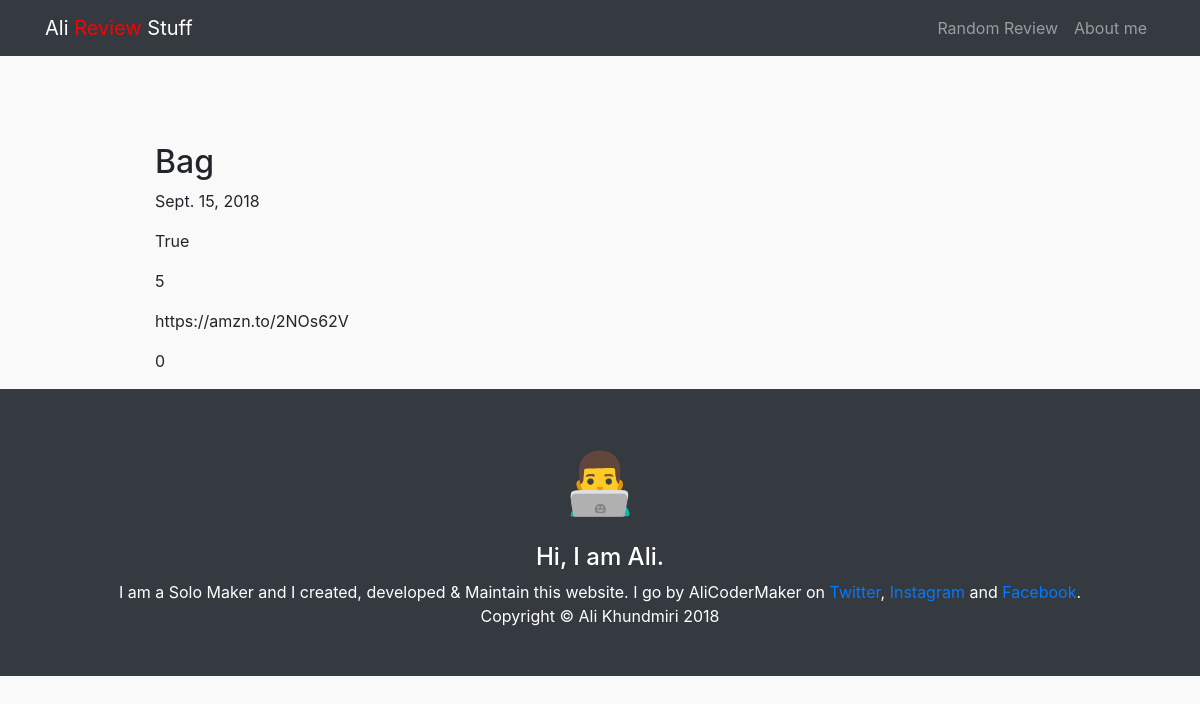
/review/3, run on the app's committed database.
### core/models.py (models this page shows, shortened)
class products(models.Model):
	user					=			models.ForeignKey(settings.AUTH_USER_MODEL, default=1, on_delete=models.CASCADE)
	product_name			=			models.CharField(max_length=50, blank=False, null=False, default="")
	mrp						=			models.PositiveIntegerField(default=0)
	selling_price			=			models.PositiveIntegerField(default=0)
	using_since				=			models.DateField(default=datetime.date.today)
	replacement_available	=			models.BooleanField(default=False)
	warranty_years			=			models.PositiveIntegerField(default=0)
	affiliate_url			=			models.URLField(max_length=10000, blank=False, null=False, help_text="Product Affiliate link.")
	number_of_reviews		=			models.PositiveIntegerField(default=0)
	image_url				=			models.URLField(max_length=10000, blank=False, null=False, default='http://placehold.it/230x260')
	image_display			=			models.TextField(max_length=1000, blank=True, null=True)
	public_display			=			models.BooleanField(default=False)
	timestamp				=			models.DateTimeField(auto_now=False, auto_now_add=True)
	updated					=			models.DateTimeField(auto_now=True, auto_now_add=False)
	class Meta:
		ordering = ["-timestamp", "-updated"]
		verbose_name = 'Product'
		verbose_name_plural = 'Products'

### core/views.py (the view)
# urls.py: path('review/<int:id>', views.product_review, name='product_review'),
def product_review(request, id=None):
	product = get_object_or_404(products, id=id)
	all_reviews = None
	if product:
		all_reviews = reviews.objects.filter(product_reference__id = id).exclude(public_display = False)
	context = {
		'product' : product,
		'all_reviews': all_reviews,
	}
	return render(request, 'core/productreview.html', context)

### core/templates/core/productreview.html (shortened to what this page needs)
{% extends 'base.html' %}
{% load customtags %}
{% block content_3 %}
<div class="container">
	<h2>{{product.product_name}}</h2>
	<p>{{product.using_since}}</p>
	<p>{{product.replacement_available}}</p>
	<p>{{product.warranty_years}}</p>
	<p>{{product.affiliate_url}}</p>
	<p>{{product.number_of_reviews}}</p>
</div>
{% endblock %}

### static/base/css/heroic-features.css (style rules this page uses)
body { padding-top: 54px; }
@media (min-width: 992px) { body { padding-top: 56px; } }

### templates/base.html (style rules this page uses)
body { background-color: #f9f9f9; padding-top: 90px; position: relative; }

### data on the page
products: product_name "Bag", using_since "Sept. 15, 2018", replacement_available "True", warranty_years "5", affiliate_url "https://amzn.to/2NOs62V", number_of_reviews "0"
